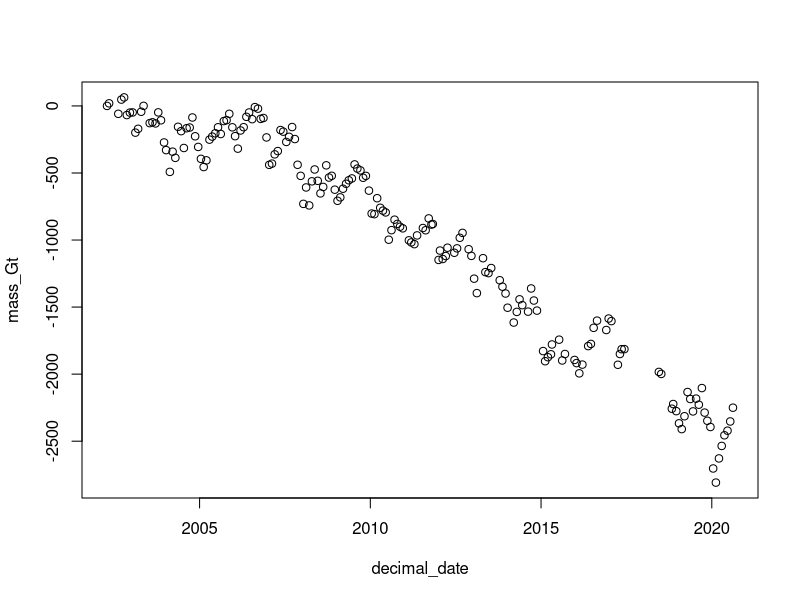
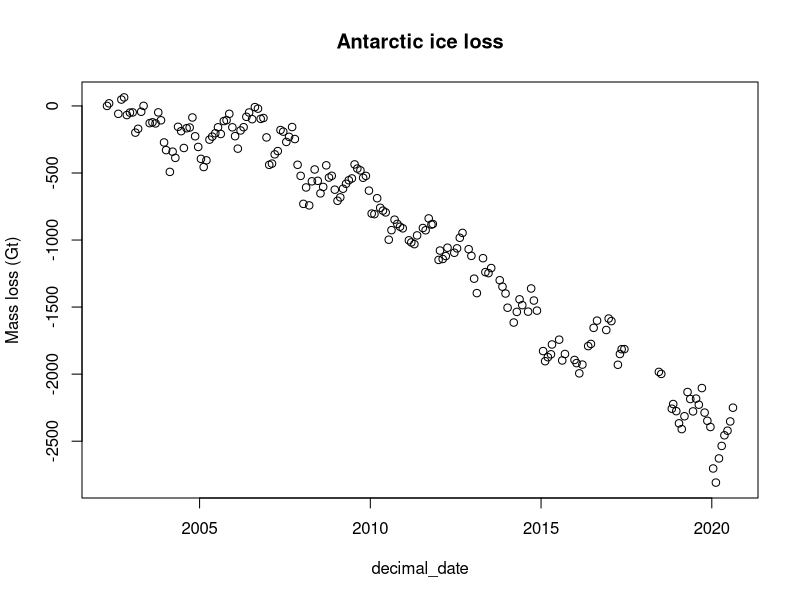
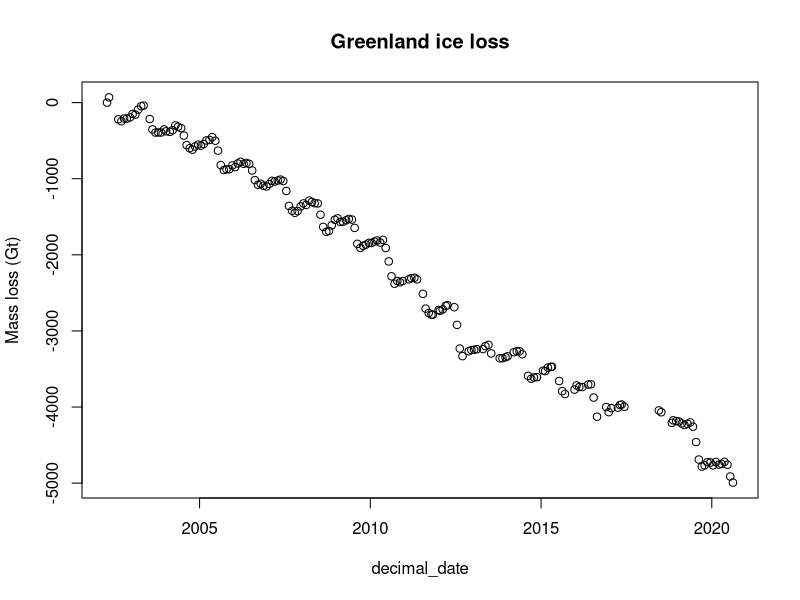
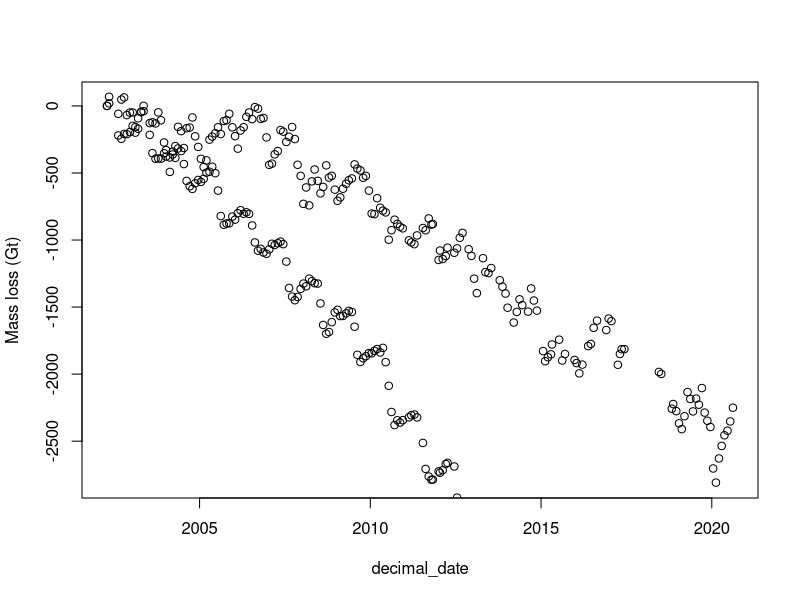
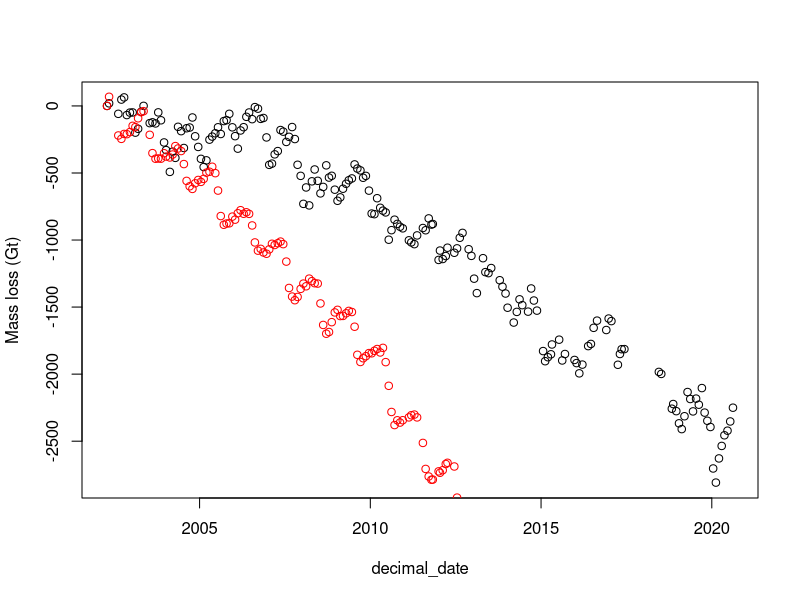
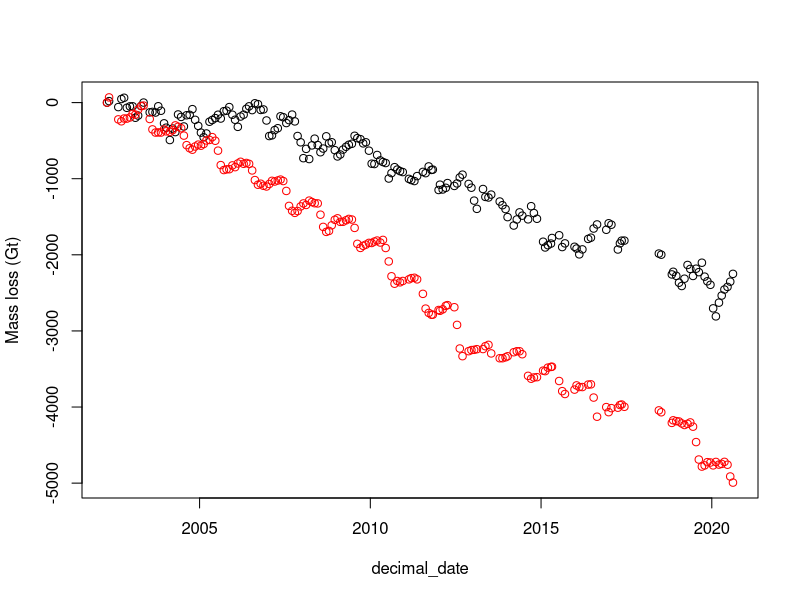
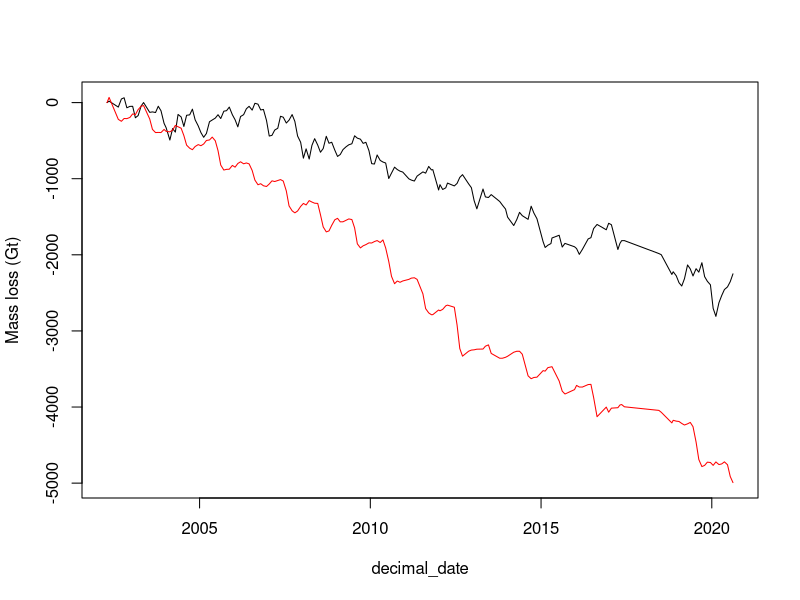

R code for these plots, in order: (Note: this script raises an error after producing the figures.)
## 1 Feb 2021 -- Woof, this class went reeeeeal fast. 

## In this section, we are using NASA GRACE satellite data as a proxy for 
## ice sheet loss in Antarctica and Greenland. 

## Erin already saved the data in this repository, so it should already be 
## in this R project. 

## When I want to open an existing R project, the file type looks like a little 
## cube with an R in it. 

## I want to read in the data. 

read.table('data/antarctica_mass_200204_202008.txt', skip=31,
           col.names=c("decimal_date", "mass_Gt", "sigma_Gt"))
## Now we have the table reading out in our console. We gave it the name of 
## the file, that is in the directory, then told it to skip the first 31 lines 
## (which are a header -- metadata), and then named the column names. 



## However, we want to name the table a variable name. 
ant_ice_loss = read.table('data/antarctica_mass_200204_202008.txt', skip=31,
                          col.names=c("decimal_date", "mass_Gt", "sigma_Gt"))

## Now I'm going to add the Greenland data, naming it grn_ice_loss.
grn_ice_loss = read.table('data/greenland_mass_200204_202008.txt', skip=31, 
                          col.names=c("decimal_date", "mass_Gt", "sigma_Gt"))

## Every time we load in data, the first thing that we want to do is to 
## look at it, to make sure it's correct and in there correctly. One tool 
## to do this is to use the head() function. This gives you the first six 
## lines of the data table. 

head(ant_ice_loss)
head(grn_ice_loss)

## We can also look at the dimensions of the data using the dim() function.
## This is telling us we have 188 rows and 3 columns.

dim(ant_ice_loss)
dim(grn_ice_loss)

## We can also look at the summary of the data using the summary() function. 

summary(ant_ice_loss)
summary(grn_ice_loss)

## If you open up either of the variables in the Environment tab (right hand 
## side of R Studio), you can see the data sets in this window, they'll 
## open up in a new tab. However, in those data sets from the Environment 
## tab, you can manually change that data, and that data will be there 
## FOREVER. So don't change those data points!!

## Now we want to plot the data. There are a couple of ways to do this. 
## x,y -- passing R two parameters, one on the x, one on the y-axis.
## y~x -- this is technically a formula in R (whenever there is a tilda in
## a command, it's a formula.


## I'm going to use formula style with the tilda. I'm going to plot the mass 
## as a function of decimal date to see how ice loss has changed over time.

plot(mass_Gt ~ decimal_date, data = ant_ice_loss)

## So this looks like a pretty good plot. The points are big and the y- and 
## x-axes aren't named correctly.

## If you hit the Zoom button on the Plots screen, the plot will pop out. 

## Now I want to give it a title. 

plot(mass_Gt ~ decimal_date, data = ant_ice_loss, main="Antarctic ice loss", 
     ylab = "Mass loss (Gt)")

## Now I'm going to do this for the Greenland data.

plot(mass_Gt ~ decimal_date, data = grn_ice_loss, main="Greenland ice loss", 
     ylab = "Mass loss (Gt)")

## There is also a gap in the data from 2017 and 2018 when the mission 
## wasn't going. 

## Now I want to see both of these on the same plot. 

## If I use the plot() function, it just creates a new plot. I can then add
## points in with following commands, such as points() or line()

plot(mass_Gt ~ decimal_date, data = ant_ice_loss, 
     ylab = "Mass loss (Gt)")
points(mass_Gt ~ decimal_date, data = grn_ice_loss, 
       ylab = "Mass loss (Gt)")

## I deleted the title from the above, because it wasn't super necessary
## anymore. I'm going to do this again, but now make Greenland data red. 

plot(mass_Gt ~ decimal_date, data = ant_ice_loss, 
     ylab = "Mass loss (Gt)")
points(mass_Gt ~ decimal_date, data = grn_ice_loss, 
       ylab = "Mass loss (Gt)", col="red")

## Okay, but now my Greenland data is off the y-axis, so I'm going to 
## change the y-axis boundary. But I need to know the range of the mass 
## in Gt. I can check that with the range function. I want to just put 
## that limit right into the code for the PLOT, not the code for the 
## points. 
range(grn_ice_loss$mass_Gt)

plot(mass_Gt ~ decimal_date, data = ant_ice_loss, 
     ylab = "Mass loss (Gt)", ylim=range(grn_ice_loss$mass_Gt))
points(mass_Gt ~ decimal_date, data = grn_ice_loss, 
       ylab = "Mass loss (Gt)", col="red")

## I also want to have a line graph. So I'm going to specify line type
## in the plot() function with type="l", and I'm going to use lines() as 
## the specifier for the second type of data to throw in. 

plot(mass_Gt ~ decimal_date, data = ant_ice_loss, 
     ylab = "Mass loss (Gt)", ylim=range(grn_ice_loss$mass_Gt), type = "l")
lines(mass_Gt ~ decimal_date, data = grn_ice_loss, 
       ylab = "Mass loss (Gt)", col="red")

## However, there's a gap in the GRACE mission in 2017-2018. So we want to 
## insert an "NA" in 2017-2018, so that there's no data there, and it 
## doesn't plot in the line. 

## Insert break in the data 2017-2018.

head(ant_ice_loss)
## This is to remind myself of what the data table looks like. 
tail(ant_ice_loss)
## This also shows me the last 6 points of the data.

## Okay, so I'm going to create a new data frame that fits into our 
## ant_ice_loss and grn_ice_loss data frames with our NA data in it. 

data_break = data.frame(decimal_date = 2018, mass_Gt=NA, sigma_Gt=NA)
data_break

## So in those lines of code, which I named data_break, I had to make
## sure that the lines of code matched up to the original data sets. 
## Then I checked that data frame. Now I want to append this data frame
## to the end of the ant_ice_loss data. 

ant_ice_loss_with_NA = rbind(ant_ice_loss, data_break)
tail(ant_ice_loss_with_NA)

## When you rbind() two data sets, make sure that the names of the columns
## of both data sets are exactly the same. 

## Now, I've renamed our data set ant_ice_loss to be very specific, so 
## that it has the data break in it, then I checked the tail of the 
## data. The tail now has the 2018 point in it. 

## Now I want to sort the data so that the dates are in the correct 
## order, otherwise the line would go in a really weird direction, 
## back to 2018 after the 2020 data. 

## Sorting the data with NA
order(ant_ice_loss_with_NA$decimal_date)
## So this gave us back the index and the order of the data that we're 
## sorting. We can see that the 189th term here is now between the 163rd
## and 164th terms. 

## Now I want to take the new ordered set and put it inside the OG 
## data set ant_ice_loss_with_NA. So I'm going to rename this variable, 
## but ordered now, with the following function. Notice that I'm reordering
## with the bracket function, which means I am accessing the elements that 
## are specified. In this case, I want to reorder this data set with the
## order function of a single column (which is decimal date). So the 
## first space in the order() function is by rows, and I want to reorder 
## the rows so that the decimal date is in order, with all columns, so I 
## leave the second command blank, by using a single comma then blank space, 
## then closing the bracket. 

ant_ice_loss_with_NA = ant_ice_loss_with_NA[order(ant_ice_loss_with_NA
                                                  $decimal_date), ]
## Now I want to look at the tail again to make sure that the 2018 data 
## isn't at the end. So I can look at the Environment tab and that data 
## frame to see if it's right. 

tail(ant_ice_loss_with_NA)


## Now I want to do the same thing with the Greenland data. 

grn_ice_loss_with_NA = rbind(grn_ice_loss, data_break)
tail(grn_ice_loss_with_NA)

## Once again, the 2018 data point is at the end of the function, so I'm going
## to reorder and rename it again. 

grn_ice_loss_with_NA = grn_ice_loss_with_NA[order(grn_ice_loss_with_NA
                                                  $decimal_date), ]
tail(grn_ice_loss_with_NA)

## Cool. I checked that the 2018 data is in the right place with the 
## Environmental tab and the tail() function. We lookin good, folx!


## Now I'm going to replot my data using copy-paste for the plot lines, 
## and I'm going to make sure I now have the data frames _with_NA instead
## of the original data frames. 

plot(mass_Gt ~ decimal_date, data = ant_ice_loss_with_NA, 
     ylab = "Mass loss (Gt)", ylim=range(grn_ice_loss_with_NA$mass_Gt), 
     type = "l")
lines(mass_Gt ~ decimal_date, data = grn_ice_loss_with_NA, 
      ylab = "Mass loss (Gt)", col="red")

## Okay, so when I try to put the ylim on the grn_ice_loss_with_NA, there 
## technically is no range there because NA is not part of the range, so
## I have to keep the OG grn_ice_loss range in there, or it won't plot. 

plot(mass_Gt ~ decimal_date, data = ant_ice_loss_with_NA, 
     ylab = "Mass loss (Gt)", ylim=range(grn_ice_loss$mass_Gt), 
     type = "l")
lines(mass_Gt ~ decimal_date, data = grn_ice_loss_with_NA, 
      ylab = "Mass loss (Gt)", col="red")

## Now I want to plot with the uncertainties. 

plot(mass_Gt ~ decimal_date, data = ant_ice_loss_with_NA, 
     ylab = "Mass loss (Gt)", ylim=range(grn_ice_loss$mass_Gt), 
     type = "l")
## Adding uncertainty to Antarctica, and making that a dashed line instead
## of a solid. To plot uncertainties, I'm making these lines from this plot,
## but changing the line plot y-variable to the (mass_Gt + sigma_Gt column). 
## I am also adding lty = "dashed" to the list of specifications to make it 
## a dashed line. I'm also plotting two std devs, so I'm going to add in 
## that extra factor in my line of code. 
lines((mass_Gt + 2*sigma_Gt) ~ decimal_date, data = ant_ice_loss_with_NA, 
      ylab = "Mass loss (Gt)", lty="dashed")
## So by running this plot() and lines() code, I just get the uncertainty
## above the line. So I need to add the lower uncertainty too. I'm going to 
## copy-paste that line of code with a minus sign to get the lower bound. 
lines((mass_Gt - 2*sigma_Gt) ~ decimal_date, data = ant_ice_loss_with_NA, 
      ylab = "Mass loss (Gt)", lty="dashed")

## Okay, so I'm going to do Greenland now. 

lines(mass_Gt ~ decimal_date, data = grn_ice_loss_with_NA, 
     ylab = "Mass loss (Gt)", col="red")
lines((mass_Gt + 2*sigma_Gt) ~ decimal_date, data = grn_ice_loss_with_NA, 
      ylab = "Mass loss (Gt)", lty="dashed", col="red")
lines((mass_Gt - 2*sigma_Gt) ~ decimal_date, data = grn_ice_loss_with_NA, 
      ylab = "Mass loss (Gt)", lty="dashed", col="red")

## Sweet, we totes nailed it here. Now I'm going to save it. 
## I want to save it just in case I want it for another table. 
## I'm going to save it by opening up a plot space, and saving the lines
## around it. 

## Save the plot to .PDF to the figures folder that is already there
## in the repository that I downloaded for this R project. So I tell it 
## which form to save to: pdf(), and then in the parentheses, I tell it 
## where to save, which is in that figures folder. Then I name it. The
## width I am specifying as 7 inches (which is the default), and the 
## height will be 5 inches. 

## I have to tell R where to start saving for the PDF file, and tell it 
## where to turn off. So I use the pdf() function to turn on, and dev.off()
## to turn off. 

pdf('figures/ice_mass_trends_MRP.pdf', width=7, height=5)

plot(mass_Gt ~ decimal_date, data = ant_ice_loss_with_NA, 
     ylab = "Mass loss (Gt)", ylim=range(grn_ice_loss$mass_Gt), 
     type = "l")
lines((mass_Gt + 2*sigma_Gt) ~ decimal_date, data = ant_ice_loss_with_NA, 
      ylab = "Mass loss (Gt)", lty="dashed")
lines((mass_Gt - 2*sigma_Gt) ~ decimal_date, data = ant_ice_loss_with_NA, 
      ylab = "Mass loss (Gt)", lty="dashed")

lines(mass_Gt ~ decimal_date, data = grn_ice_loss_with_NA, 
      ylab = "Mass loss (Gt)", col="red")
lines((mass_Gt + 2*sigma_Gt) ~ decimal_date, data = grn_ice_loss_with_NA, 
      ylab = "Mass loss (Gt)", lty="dashed", col="red")
lines((mass_Gt - 2*sigma_Gt) ~ decimal_date, data = grn_ice_loss_with_NA, 
      ylab = "Mass loss (Gt)", lty="dashed", col="red")

dev.off()

## I also added my initials so that I can use this as my own plotting 
## work. Woohooooooooooo. It should now be in that file tho. And it is. 
